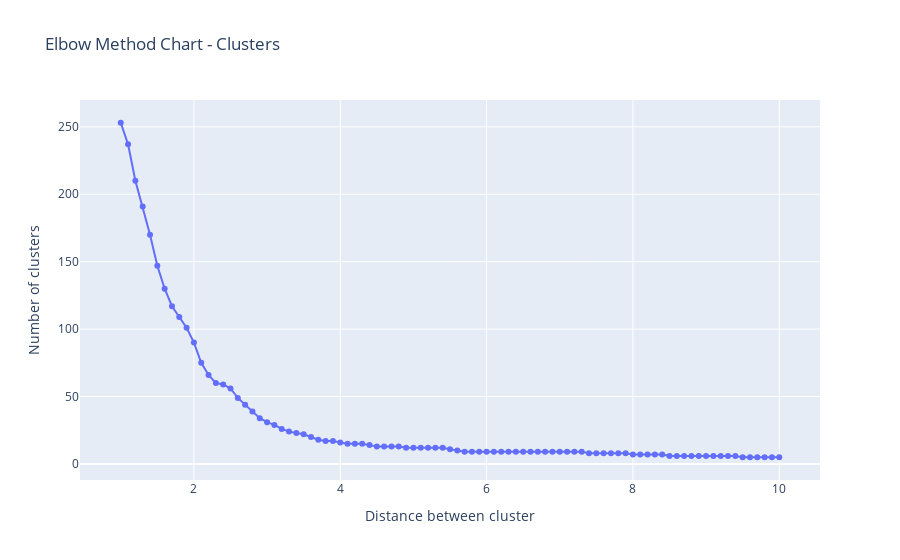

Here is the notebook cell this chart was saved with:
### Markdown cell above
## Agglomerative Hierarchical Clustering using Ward Linkage

As indicated by the term hierarchical, the method seeks to build clusters based on hierarchy. Generally, there are two types of clustering strategies: **Agglomerative** and **Divisive**. Here, we mainly focus on the agglomerative approach, which can be easily pictured as a ‘bottom-up’ algorithm.

### Ward Linkage Method

There are four methods for combining clusters in agglomerative approach. The one we choose to use is called Ward’s Method. Unlike the others. Instead of measuring the distance directly, it analyzes the variance of clusters. Ward’s is said to be the most suitable method for quantitative variables.
    
$\Delta(A,B) = \sum_{i\in A \bigcup B} ||\overrightarrow{x_i} - \overrightarrow{m}_{A \bigcup B}||^2 - \sum_{i \in A}||\overrightarrow{x_i} - \overrightarrow{m}_A||^2 -\sum_{i \in B}||\overrightarrow{x_i}- \overrightarrow{m}_B||^2 
= \frac{n_An_B}{n_A+n_B} ||\overrightarrow{m}_A- \overrightarrow{m}_B||^2$

where $\overrightarrow{m}_j$ is the center of cluster j, and $n_j$ is the number of points in it. Δ is called the merging cost of combining the clusters A and B. With hierarchical clustering, the sum of squares starts out at zero (because every point is in its own cluster) and then grows as we merge clusters. Ward’s method keeps this growth as small as possible.

The euclidean distance is the straight line distance between two points in Euclidean Space.

$d(p,q) = \sqrt{(q_1 -p_1)^2 + (q_2 - p_2)^2 + \cdots + (q_n -p_n)^2} = \sqrt{\sum_{i=1} (q_i-p_i)^2}$

### Code cell
# dist_matrix is long form distance matrix
# notice this is the intracluster SSE
def intracluster_sse(df: pd.DataFrame) -> float:
    avg = df.mean(axis = 1)
    sse = (df.T - avg).pow(2).sum().sum()
    return (sse)

linkage_matrix = linkage(pivot_combined.T, 'ward')
t_values = np.arange(1, 10.1, 0.1)
avg_sse = []
clusters = []
for t in t_values:
    res = fcluster(linkage_matrix, criterion = "distance", t = t)
    df = pd.DataFrame(res, index = pivot_combined.columns).reset_index()
    grouped_data = df.groupby(0)['catalog_id'].apply(list).reset_index()
    sse_list = []
    clusters.append(len(grouped_data))
    for catalog in grouped_data["catalog_id"]:
        sse_list.append(intracluster_sse(pivot_combined[catalog]))
    avg_sse.append(sum(sse_list))

fig = go.Figure()
fig.add_trace(go.Scatter(x=t_values, y=clusters, mode='lines+markers'))
fig.update_xaxes(title_text="Distance between cluster")
fig.update_yaxes(title_text="Number of clusters")
fig.update_layout(title="Elbow Method Chart - Clusters")

### Figure 1 — Plotly figure (JSON) as saved in the notebook; plotly's stock layout.template omitted (floating-point values rounded to 4 significant figures)
{"data": [{"mode": "lines+markers", "type": "scatter", "x": [1, 1.1, 1.2, 1.3, 1.4, 1.5, 1.6, 1.7, 1.8, 1.9, 2.0, 2.1, 2.2, 2.3, 2.4, 2.5, 2.6, 2.7, 2.8, 2.9, 3.0, 3.1, 3.2, 3.3, 3.4, 3.5, 3.6, 3.7, 3.8, 3.9, 4.0, 4.1, 4.2, 4.3, 4.4, 4.5, 4.6, 4.7, 4.8, 4.9, 5.0, 5.1, 5.2, 5.3, 5.4, 5.5, 5.6, 5.7, 5.8, 5.9, 6.0, 6.1, 6.2, 6.3, 6.4, 6.5, 6.6, 6.7, 6.8, 6.9, 7.0, 7.1, 7.2, 7.3, 7.4, 7.5, 7.6, 7.7, 7.8, 7.9, 8.0, 8.1, 8.2, 8.3, 8.4, 8.5, 8.6, 8.7, 8.8, 8.9, 9.0, 9.1, 9.2, 9.3, 9.4, 9.5, 9.6, 9.7, 9.8, 9.9, 10.0], "y": [253, 237, 210, 191, 170, 147, 130, 117, 109, 101, 90, 75, 66, 60, 59, 56, 49, 44, 39, 34, 31, 29, 26, 24, 23, 22, 20, 18, 17, 17, 16, 15, 15, 15, 14, 13, 13, 13, 13, 12, 12, 12, 12, 12, 12, 11, 10, 9, 9, 9, 9, 9, 9, 9, 9, 9, 9, 9, 9, 9, 9, 9, 9, 9, 8, 8, 8, 8, 8, 8, 7, 7, 7, 7, 7, 6, 6, 6, 6, 6, 6, 6, 6, 6, 6, 5, 5, 5, 5, 5, 5]}], "layout": {"title": {"text": "Elbow Method Chart - Clusters"}, "xaxis": {"title": {"text": "Distance between cluster"}}, "yaxis": {"title": {"text": "Number of clusters"}}}}
